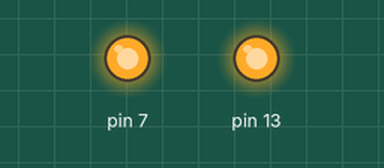
Bench run of a sketch on a simulated Arduino Uno, built with avr-gcc and run on an emulated ATmega328P. On the bench: output pins drawn as LEDs (lit = HIGH). The local clock reads 2024-03-15 10:24:30 at power-on unless the sketch sets it; what the sketch prints to the serial monitor is not drawn.

Above: at 0.1 s.
Timing chart, 0 to 1.6 s (numbered marks = the images above):
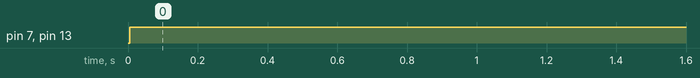

Measured:
- by itself, pin 7, pin 13: LOW → HIGH at 0.01 s

The sketch:

Pisca_Pisca_Inteligente.ino
```cpp
//Carrega a biblioteca do RTC DS1307
#include <DS1307.h>

//Modulo RTC DS1307 ligado as portas A4 e A5 do Arduino
DS1307 rtc(A4, A5);

void setup()
{
  //Pino que liga o Relé
  pinMode(7,OUTPUT);
  pinMode(13,OUTPUT);

  //Configura Modulo RTC
  //Aciona o relogio
  rtc.halt(false);

  //As linhas abaixo setam a data e hora do modulo
  //e podem ser comentada apos a primeira utilizacao
  //rtc.setDOW(FRIDAY);      //Define o dia da semana
  //rtc.setTime(14, 22, 00);     //Define o horario
  //rtc.setDate(17, 12, 2020);   //Define o dia, mes e ano

  //Definicoes do pino SQW/Out
  rtc.setSQWRate(SQW_RATE_1);
  rtc.enableSQW(true);

  Serial.begin(9600);
}

Time t;

void loop()
{

  //hora = rtc.getTimeStr();
  t = rtc.getTime();
  Serial.println(rtc.getTimeStr());

  digitalWrite(13,HIGH);

  if((t.hour < 18) || (t.hour >= 23)){
    digitalWrite(7,HIGH);
    Serial.println("Desligado");
  } else{
    digitalWrite(7,LOW);
    Serial.println("Ligado");
  }

  delay(1000);
}
```
